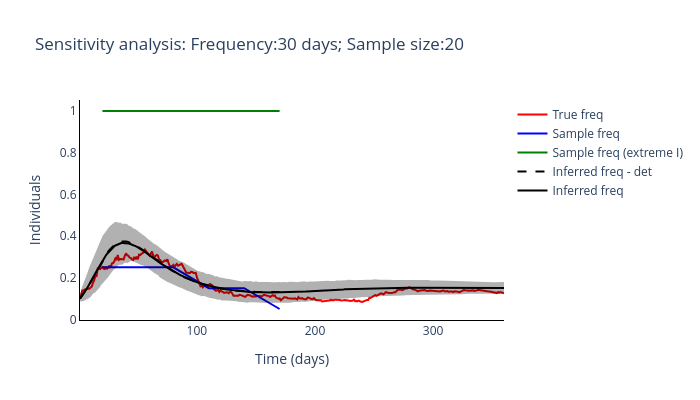

Write notebook code for a chart like this one.
### Code cell
routine_run(freq_samplying_range[5], sample_size_range[0])

### Figure 1 — Plotly figure (JSON) as saved in the notebook; plotly's stock layout.template omitted (floating-point values rounded to 4 significant figures; data arrays with more than 128 entries replaced by an {"elided": "..."} marker saying what was removed)
{"data": [{"line": {"color": "red"}, "mode": "lines", "name": "True freq", "type": "scatter", "x": {"elided": "360 int values"}, "y": {"elided": "360 float values"}}, {"line": {"color": "blue"}, "mode": "lines", "name": "Sample freq", "type": "scatter", "x": [20, 50, 80, 110, 140, 170], "y": [0.25, 0.25, 0.25, 0.15, 0.15, 0.05]}, {"line": {"color": "green"}, "mode": "lines", "name": "Sample freq (extreme I)", "type": "scatter", "x": [20, 50, 80, 110, 140, 170], "y": [1, 1, 1, 1, 1, 1]}, {"line": {"color": "black", "dash": "dash"}, "mode": "lines", "name": "Inferred freq - det", "type": "scatter", "x": {"elided": "360 int values"}, "y": {"elided": "170 float values"}}, {"line": {"color": "black"}, "mode": "lines", "name": "Inferred freq", "type": "scatter", "x": {"elided": "360 int values"}, "y": {"elided": "360 float values"}}, {"fill": "toself", "fillcolor": "black", "line": {"color": "black"}, "mode": "lines", "name": "Inferred freq", "opacity": 0.3, "showlegend": false, "type": "scatter", "x": {"elided": "720 int values"}, "y": {"elided": "720 float values"}}], "layout": {"height": 400, "plot_bgcolor": "white", "title": {"text": "Sensitivity analysis: Frequency:30 days; Sample size:20"}, "width": 700, "xaxis": {"linecolor": "black", "title": {"text": "Time (days)"}}, "yaxis": {"linecolor": "black", "title": {"text": "Individuals"}}}}
